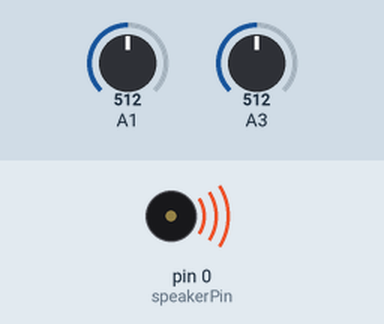
A sketch run on a simulated Arduino Uno, built with avr-gcc and run on an emulated ATmega328P. Shown: buzzer (waves = sounding). The test bench sets the inputs (shaded band); at power-on: A1 = 512, A3 = 512.

Above: at 0.1 s.
At 0.7 s:
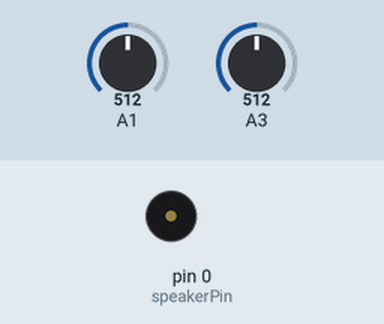
Timing chart, 0 to 2.2 s (numbered marks = the images above):
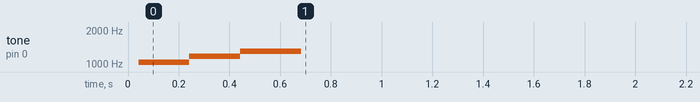

Measured:
- by itself, tone on pin 0 (speakerPin): silent → 1040 Hz at 0.04 s, → 1167 Hz 0.20 s later, → 1302 Hz 0.20 s later, → silent 0.24 s later

The sketch:

a_strukturMusterSound.ino
```cpp
// code for textiles sensor demos

#include <SoftwareSerial.h>

SoftwareSerial mySerial(5, 0); // RX, TX

#define gridPin1 1
#define gridPin2 2
#define gridPin3 3
#define gridPin4 4
#define speakerPin 0

int sensorValueA = 0;
int sensorValueB = 0;
int sensorValueC = 0;


void setup() {
  pinMode(speakerPin, OUTPUT);

  //  mySerial.begin(9600);
  //  mySerial.println("Hello, world?");

  myTone(speakerPin, 2093, 200);
  myTone(speakerPin, 2349, 200);
  myTone(speakerPin, 2637, 200);
}


void loop() {

  //// READ SENSOR A ////
  pinMode(4, OUTPUT);  // GND
  digitalWrite(4, LOW);
  pinMode(3, INPUT);
  digitalWrite(3, HIGH);  //turn on pull-up
  pinMode(2, INPUT);
  pinMode(1, INPUT);
  delay(2);
  sensorValueA = analogRead(3);

  //// READ SENSOR B ////
  pinMode(2, OUTPUT);  // GND
  digitalWrite(2, LOW);
  // keep pin 3 as input with pull-up on
  pinMode(4, INPUT);
  pinMode(1, INPUT);
  delay(2);
  sensorValueB = analogRead(3);

  //// READ SENSOR C ////
  pinMode(1, OUTPUT);  // GND
  digitalWrite(1, LOW);
  pinMode(2, INPUT);
  digitalWrite(2, HIGH);  //turn on pull-up
  pinMode(3, INPUT);
  pinMode(4, INPUT);
  delay(2);
  sensorValueC = analogRead(1);

  //  mySerial.print(sensorValueA);
  //  mySerial.print(", ");
  //  mySerial.print(sensorValueC);
  //  mySerial.print(", ");
  //  mySerial.print(sensorValueB);
  //  mySerial.println();

  if(sensorValueA < 100) myTone(speakerPin, 2093, 500);
  if(sensorValueB < 100) myTone(speakerPin, 2349, 500);
  if(sensorValueC < 100) myTone(speakerPin, 2637, 500);

}


void myTone (unsigned char speaker, int frequencyInHertz, long timeInMilliseconds) {
  long delayAmount = (long)(1000000/frequencyInHertz);
  long loopTime = (long)((timeInMilliseconds*1000)/(delayAmount*2));
  for (int x=0;x<loopTime;x++)
  {
    digitalWrite(speaker,HIGH);
    delayMicroseconds(delayAmount);
    digitalWrite(speaker,LOW);
    delayMicroseconds(delayAmount);
  }
  digitalWrite(speakerPin, LOW);
}
```
